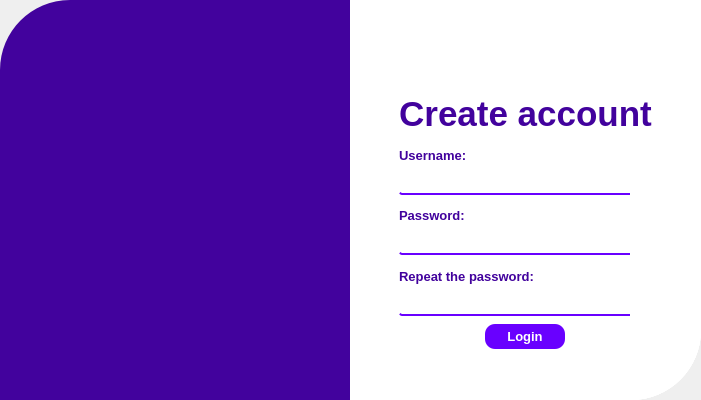
<?xml version="1.0" encoding="UTF-8"?>
<ui version="4.0">
 <class>LoginWindow</class>
 <widget class="QMainWindow" name="LoginWindow">
  <property name="geometry">
   <rect>
    <x>0</x>
    <y>0</y>
    <width>700</width>
    <height>400</height>
   </rect>
  </property>
  <property name="windowTitle">
   <string>MainWindow</string>
  </property>
  <property name="styleSheet">
   <string notr="true">QLineEdit{
	border:none;
	border-bottom: 2px solid rgb(105, 0, 255);
	border-radius: 3px;
}</string>
  </property>
  <widget class="QWidget" name="centralwidget">
   <property name="styleSheet">
    <string notr="true">background-color: transparent;
</string>
   </property>
   <layout class="QGridLayout" name="gridLayout">
    <property name="leftMargin">
     <number>0</number>
    </property>
    <property name="topMargin">
     <number>0</number>
    </property>
    <property name="rightMargin">
     <number>0</number>
    </property>
    <property name="bottomMargin">
     <number>0</number>
    </property>
    <property name="spacing">
     <number>0</number>
    </property>
    <item row="0" column="0" rowspan="2">
     <widget class="QWidget" name="widget" native="true">
      <property name="minimumSize">
       <size>
        <width>350</width>
        <height>0</height>
       </size>
      </property>
      <property name="maximumSize">
       <size>
        <width>350</width>
        <height>16777215</height>
       </size>
      </property>
      <property name="styleSheet">
       <string notr="true">background-color: rgb(66, 2, 157);
border-top-left-radius: 70px;</string>
      </property>
      <layout class="QGridLayout" name="gridLayout_3">
       <property name="leftMargin">
        <number>0</number>
       </property>
       <property name="topMargin">
        <number>0</number>
       </property>
       <property name="rightMargin">
        <number>0</number>
       </property>
       <property name="bottomMargin">
        <number>0</number>
       </property>
       <property name="spacing">
        <number>0</number>
       </property>
       <item row="0" column="1">
        <spacer name="verticalSpacer_4">
         <property name="orientation">
          <enum>Qt::Vertical</enum>
         </property>
         <property name="sizeHint" stdset="0">
          <size>
           <width>20</width>
           <height>40</height>
          </size>
         </property>
        </spacer>
       </item>
       <item row="2" column="1">
        <spacer name="verticalSpacer_3">
         <property name="orientation">
          <enum>Qt::Vertical</enum>
         </property>
         <property name="sizeHint" stdset="0">
          <size>
           <width>20</width>
           <height>40</height>
          </size>
         </property>
        </spacer>
       </item>
       <item row="1" column="0">
        <spacer name="horizontalSpacer_3">
         <property name="orientation">
          <enum>Qt::Horizontal</enum>
         </property>
         <property name="sizeHint" stdset="0">
          <size>
           <width>40</width>
           <height>20</height>
          </size>
         </property>
        </spacer>
       </item>
       <item row="1" column="1">
        <widget class="QLabel" name="label">
         <property name="minimumSize">
          <size>
           <width>0</width>
           <height>0</height>
          </size>
         </property>
         <property name="text">
          <string/>
         </property>
         <property name="pixmap">
          <pixmap resource="../static/resources_1.qrc">:/image/images/racoon.gif</pixmap>
         </property>
         <property name="alignment">
          <set>Qt::AlignCenter</set>
         </property>
        </widget>
       </item>
       <item row="1" column="2">
        <spacer name="horizontalSpacer_4">
         <property name="orientation">
          <enum>Qt::Horizontal</enum>
         </property>
         <property name="sizeHint" stdset="0">
          <size>
           <width>40</width>
           <height>20</height>
          </size>
         </property>
        </spacer>
       </item>
      </layout>
     </widget>
    </item>
    <item row="0" column="1">
     <widget class="QWidget" name="widget_2" native="true">
      <property name="styleSheet">
       <string notr="true">background-color: rgb(255, 255, 255);
border-bottom-right-radius: 70px;</string>
      </property>
      <layout class="QGridLayout" name="gridLayout_2">
       <property name="leftMargin">
        <number>0</number>
       </property>
       <property name="topMargin">
        <number>6</number>
       </property>
       <property name="rightMargin">
        <number>0</number>
       </property>
       <property name="bottomMargin">
        <number>0</number>
       </property>
       <property name="spacing">
        <number>0</number>
       </property>
       <item row="1" column="0">
        <widget class="QWidget" name="widget_4" native="true">
         <layout class="QGridLayout" name="gridLayout_6">
          <property name="leftMargin">
           <number>0</number>
          </property>
          <property name="topMargin">
           <number>0</number>
          </property>
          <property name="rightMargin">
           <number>0</number>
          </property>
          <property name="bottomMargin">
           <number>0</number>
          </property>
          <property name="spacing">
           <number>0</number>
          </property>
          <item row="0" column="0">
           <widget class="QStackedWidget" name="stackedWidget">
            <property name="styleSheet">
             <string notr="true">
background-color: rgb(255, 255, 255);</string>
            </property>
            <property name="lineWidth">
             <number>0</number>
            </property>
            <property name="currentIndex">
             <number>1</number>
            </property>
            <widget class="QWidget" name="sign_up_Page">
             <layout class="QGridLayout" name="gridLayout_5">
              <property name="leftMargin">
               <number>0</number>
              </property>
              <property name="topMargin">
               <number>0</number>
              </property>
              <property name="rightMargin">
               <number>0</number>
              </property>
              <property name="bottomMargin">
               <number>0</number>
              </property>
              <property name="horizontalSpacing">
               <number>0</number>
              </property>
              <item row="1" column="0">
               <spacer name="horizontalSpacer">
                <property name="orientation">
                 <enum>Qt::Horizontal</enum>
                </property>
                <property name="sizeType">
                 <enum>QSizePolicy::Fixed</enum>
                </property>
                <property name="sizeHint" stdset="0">
                 <size>
                  <width>40</width>
                  <height>20</height>
                 </size>
                </property>
               </spacer>
              </item>
              <item row="0" column="1">
               <spacer name="verticalSpacer_2">
                <property name="orientation">
                 <enum>Qt::Vertical</enum>
                </property>
                <property name="sizeType">
                 <enum>QSizePolicy::Fixed</enum>
                </property>
                <property name="sizeHint" stdset="0">
                 <size>
                  <width>20</width>
                  <height>30</height>
                 </size>
                </property>
               </spacer>
              </item>
              <item row="1" column="5">
               <spacer name="horizontalSpacer_2">
                <property name="orientation">
                 <enum>Qt::Horizontal</enum>
                </property>
                <property name="sizeType">
                 <enum>QSizePolicy::Fixed</enum>
                </property>
                <property name="sizeHint" stdset="0">
                 <size>
                  <width>40</width>
                  <height>20</height>
                 </size>
                </property>
               </spacer>
              </item>
              <item row="2" column="1">
               <spacer name="verticalSpacer">
                <property name="orientation">
                 <enum>Qt::Vertical</enum>
                </property>
                <property name="sizeType">
                 <enum>QSizePolicy::Fixed</enum>
                </property>
                <property name="sizeHint" stdset="0">
                 <size>
                  <width>20</width>
                  <height>40</height>
                 </size>
                </property>
               </spacer>
              </item>
              <item row="1" column="1" colspan="2">
               <widget class="QWidget" name="widget_3" native="true">
                <property name="styleSheet">
                 <string notr="true">color: rgb(66, 2, 157);</string>
                </property>
                <layout class="QGridLayout" name="gridLayout_4">
                 <item row="0" column="0" colspan="2">
                  <widget class="QLabel" name="logo_Label">
                   <property name="text">
                    <string/>
                   </property>
                   <property name="pixmap">
                    <pixmap resource="../static/resources_1.qrc">:/image/images/logo_login.png</pixmap>
                   </property>
                   <property name="alignment">
                    <set>Qt::AlignCenter</set>
                   </property>
                  </widget>
                 </item>
                 <item row="5" column="0" colspan="2">
                  <widget class="QLabel" name="label_5">
                   <property name="font">
                    <font>
                     <family>Arial</family>
                     <pointsize>10</pointsize>
                     <weight>75</weight>
                     <bold>true</bold>
                    </font>
                   </property>
                   <property name="text">
                    <string>Password:</string>
                   </property>
                  </widget>
                 </item>
                 <item row="1" column="0" colspan="2">
                  <widget class="QLabel" name="welcome_Label">
                   <property name="font">
                    <font>
                     <family>Arial</family>
                     <pointsize>30</pointsize>
                     <weight>75</weight>
                     <bold>true</bold>
                    </font>
                   </property>
                   <property name="text">
                    <string>Welcome</string>
                   </property>
                   <property name="alignment">
                    <set>Qt::AlignCenter</set>
                   </property>
                  </widget>
                 </item>
                 <item row="2" column="0" colspan="2">
                  <widget class="QLabel" name="user_Label">
                   <property name="font">
                    <font>
                     <family>Arial</family>
                     <pointsize>10</pointsize>
                     <weight>75</weight>
                     <bold>true</bold>
                    </font>
                   </property>
                   <property name="text">
                    <string>Username:</string>
                   </property>
                  </widget>
                 </item>
                 <item row="9" column="0" colspan="2">
                  <widget class="QPushButton" name="create_account_Button">
                   <property name="font">
                    <font>
                     <family>Arial</family>
                     <pointsize>8</pointsize>
                     <weight>75</weight>
                     <bold>true</bold>
                     <underline>true</underline>
                    </font>
                   </property>
                   <property name="styleSheet">
                    <string notr="true">color: rgb(130, 149, 33);
background-color: rgb(240, 240, 240);
background-color: transparent;
</string>
                   </property>
                   <property name="text">
                    <string>Create account</string>
                   </property>
                  </widget>
                 </item>
                 <item row="4" column="0">
                  <widget class="QLineEdit" name="user_Line">
                   <property name="font">
                    <font>
                     <family>Arial</family>
                     <pointsize>10</pointsize>
                     <weight>75</weight>
                     <bold>true</bold>
                    </font>
                   </property>
                  </widget>
                 </item>
                 <item row="6" column="0">
                  <widget class="QLineEdit" name="password_Line">
                   <property name="font">
                    <font>
                     <family>Arial</family>
                     <pointsize>10</pointsize>
                     <weight>75</weight>
                     <bold>true</bold>
                    </font>
                   </property>
                   <property name="echoMode">
                    <enum>QLineEdit::Password</enum>
                   </property>
                  </widget>
                 </item>
                 <item row="6" column="1">
                  <widget class="QPushButton" name="vision_pass_Buttom">
                   <property name="maximumSize">
                    <size>
                     <width>16</width>
                     <height>16</height>
                    </size>
                   </property>
                   <property name="styleSheet">
                    <string notr="true">border:none;</string>
                   </property>
                   <property name="text">
                    <string/>
                   </property>
                   <property name="icon">
                    <iconset resource="../static/resources_1.qrc">
                     <normaloff>:/icons/icon/eye (1).svg</normaloff>:/icons/icon/eye (1).svg</iconset>
                   </property>
                  </widget>
                 </item>
                 <item row="7" column="0" colspan="2" alignment="Qt::AlignHCenter|Qt::AlignVCenter">
                  <widget class="QPushButton" name="sign_up_Buttom">
                   <property name="minimumSize">
                    <size>
                     <width>80</width>
                     <height>25</height>
                    </size>
                   </property>
                   <property name="maximumSize">
                    <size>
                     <width>60</width>
                     <height>16777215</height>
                    </size>
                   </property>
                   <property name="font">
                    <font>
                     <family>Arial</family>
                     <pointsize>10</pointsize>
                     <weight>75</weight>
                     <bold>true</bold>
                    </font>
                   </property>
                   <property name="styleSheet">
                    <string notr="true">border-radius: 10px;
color: rgb(255, 255, 255);
background-color: rgb(105, 0, 255);

</string>
                   </property>
                   <property name="text">
                    <string>Sign Up</string>
                   </property>
                   <property name="checkable">
                    <bool>true</bool>
                   </property>
                  </widget>
                 </item>
                 <item row="8" column="0">
                  <widget class="QLabel" name="message_Label">
                   <property name="enabled">
                    <bool>true</bool>
                   </property>
                   <property name="font">
                    <font>
                     <family>Arial</family>
                     <weight>75</weight>
                     <bold>true</bold>
                    </font>
                   </property>
                   <property name="styleSheet">
                    <string notr="true">color: rgb(170, 0, 0);</string>
                   </property>
                   <property name="text">
                    <string>Login or password is incorrect!</string>
                   </property>
                  </widget>
                 </item>
                </layout>
               </widget>
              </item>
             </layout>
            </widget>
            <widget class="QWidget" name="login_Page">
             <layout class="QGridLayout" name="gridLayout_8">
              <property name="leftMargin">
               <number>0</number>
              </property>
              <property name="topMargin">
               <number>0</number>
              </property>
              <property name="rightMargin">
               <number>0</number>
              </property>
              <property name="bottomMargin">
               <number>0</number>
              </property>
              <property name="spacing">
               <number>0</number>
              </property>
              <item row="0" column="1">
               <spacer name="verticalSpacer_5">
                <property name="orientation">
                 <enum>Qt::Vertical</enum>
                </property>
                <property name="sizeType">
                 <enum>QSizePolicy::Fixed</enum>
                </property>
                <property name="sizeHint" stdset="0">
                 <size>
                  <width>20</width>
                  <height>30</height>
                 </size>
                </property>
               </spacer>
              </item>
              <item row="1" column="0">
               <spacer name="horizontalSpacer_5">
                <property name="orientation">
                 <enum>Qt::Horizontal</enum>
                </property>
                <property name="sizeType">
                 <enum>QSizePolicy::Fixed</enum>
                </property>
                <property name="sizeHint" stdset="0">
                 <size>
                  <width>40</width>
                  <height>20</height>
                 </size>
                </property>
               </spacer>
              </item>
              <item row="1" column="1">
               <widget class="QWidget" name="widget_5" native="true">
                <property name="styleSheet">
                 <string notr="true">color: rgb(66, 2, 157);</string>
                </property>
                <layout class="QGridLayout" name="gridLayout_7">
                 <item row="0" column="0" colspan="2">
                  <widget class="QLabel" name="logo_Label_2">
                   <property name="text">
                    <string/>
                   </property>
                   <property name="pixmap">
                    <pixmap resource="../static/resources_1.qrc">:/image/images/logo_login.png</pixmap>
                   </property>
                   <property name="alignment">
                    <set>Qt::AlignCenter</set>
                   </property>
                  </widget>
                 </item>
                 <item row="5" column="0" colspan="2">
                  <widget class="QLabel" name="label_8">
                   <property name="font">
                    <font>
                     <family>Arial</family>
                     <pointsize>10</pointsize>
                     <weight>75</weight>
                     <bold>true</bold>
                    </font>
                   </property>
                   <property name="text">
                    <string>Password:</string>
                   </property>
                  </widget>
                 </item>
                 <item row="9" column="0" colspan="2" alignment="Qt::AlignHCenter|Qt::AlignVCenter">
                  <widget class="QPushButton" name="pushButton_7">
                   <property name="minimumSize">
                    <size>
                     <width>80</width>
                     <height>25</height>
                    </size>
                   </property>
                   <property name="maximumSize">
                    <size>
                     <width>60</width>
                     <height>16777215</height>
                    </size>
                   </property>
                   <property name="font">
                    <font>
                     <family>Arial</family>
                     <pointsize>10</pointsize>
                     <weight>75</weight>
                     <bold>true</bold>
                    </font>
                   </property>
                   <property name="styleSheet">
                    <string notr="true">border-radius: 10px;
color: rgb(255, 255, 255);
background-color: rgb(105, 0, 255);

</string>
                   </property>
                   <property name="text">
                    <string>Login</string>
                   </property>
                  </widget>
                 </item>
                 <item row="4" column="0">
                  <widget class="QLineEdit" name="new_user_Line">
                   <property name="font">
                    <font>
                     <family>Arial</family>
                     <pointsize>10</pointsize>
                     <weight>75</weight>
                     <bold>true</bold>
                    </font>
                   </property>
                  </widget>
                 </item>
                 <item row="6" column="0">
                  <widget class="QLineEdit" name="new_psw_Line">
                   <property name="font">
                    <font>
                     <family>Arial</family>
                     <pointsize>10</pointsize>
                     <weight>75</weight>
                     <bold>true</bold>
                    </font>
                   </property>
                   <property name="echoMode">
                    <enum>QLineEdit::Password</enum>
                   </property>
                  </widget>
                 </item>
                 <item row="7" column="0">
                  <widget class="QLabel" name="repeat_psw_Label">
                   <property name="font">
                    <font>
                     <family>Arial</family>
                     <pointsize>10</pointsize>
                     <weight>75</weight>
                     <bold>true</bold>
                    </font>
                   </property>
                   <property name="text">
                    <string>Repeat the password:</string>
                   </property>
                  </widget>
                 </item>
                 <item row="1" column="0" colspan="2">
                  <widget class="QLabel" name="welcome_Label_2">
                   <property name="font">
                    <font>
                     <family>Arial</family>
                     <pointsize>26</pointsize>
                     <weight>75</weight>
                     <bold>true</bold>
                    </font>
                   </property>
                   <property name="text">
                    <string>Create account</string>
                   </property>
                   <property name="alignment">
                    <set>Qt::AlignCenter</set>
                   </property>
                  </widget>
                 </item>
                 <item row="2" column="0" colspan="2">
                  <widget class="QLabel" name="user_Label_2">
                   <property name="font">
                    <font>
                     <family>Arial</family>
                     <pointsize>10</pointsize>
                     <weight>75</weight>
                     <bold>true</bold>
                    </font>
                   </property>
                   <property name="text">
                    <string>Username:</string>
                   </property>
                  </widget>
                 </item>
                 <item row="8" column="0">
                  <widget class="QLineEdit" name="repeat_new_psw_Line">
                   <property name="font">
                    <font>
                     <family>Arial</family>
                     <pointsize>10</pointsize>
                     <weight>75</weight>
                     <bold>true</bold>
                    </font>
                   </property>
                   <property name="echoMode">
                    <enum>QLineEdit::Password</enum>
                   </property>
                  </widget>
                 </item>
                 <item row="6" column="1">
                  <widget class="QPushButton" name="vision_new_psw_Buttom">
                   <property name="maximumSize">
                    <size>
                     <width>16</width>
                     <height>16</height>
                    </size>
                   </property>
                   <property name="styleSheet">
                    <string notr="true">border:none;</string>
                   </property>
                   <property name="text">
                    <string/>
                   </property>
                   <property name="icon">
                    <iconset resource="../static/resources_1.qrc">
                     <normaloff>:/icons/icon/eye (1).svg</normaloff>:/icons/icon/eye (1).svg</iconset>
                   </property>
                  </widget>
                 </item>
                </layout>
               </widget>
              </item>
              <item row="1" column="2">
               <spacer name="horizontalSpacer_6">
                <property name="orientation">
                 <enum>Qt::Horizontal</enum>
                </property>
                <property name="sizeType">
                 <enum>QSizePolicy::Fixed</enum>
                </property>
                <property name="sizeHint" stdset="0">
                 <size>
                  <width>40</width>
                  <height>20</height>
                 </size>
                </property>
               </spacer>
              </item>
              <item row="2" column="1">
               <spacer name="verticalSpacer_6">
                <property name="orientation">
                 <enum>Qt::Vertical</enum>
                </property>
                <property name="sizeType">
                 <enum>QSizePolicy::Fixed</enum>
                </property>
                <property name="sizeHint" stdset="0">
                 <size>
                  <width>20</width>
                  <height>40</height>
                 </size>
                </property>
               </spacer>
              </item>
              <item row="0" column="0">
               <widget class="QPushButton" name="back_Button">
                <property name="text">
                 <string/>
                </property>
                <property name="icon">
                 <iconset resource="../static/resources_1.qrc">
                  <normaloff>:/icons/icon/left.svg</normaloff>:/icons/icon/left.svg</iconset>
                </property>
                <property name="iconSize">
                 <size>
                  <width>24</width>
                  <height>24</height>
                 </size>
                </property>
               </widget>
              </item>
             </layout>
            </widget>
           </widget>
          </item>
         </layout>
        </widget>
       </item>
       <item row="0" column="0" alignment="Qt::AlignRight">
        <widget class="QPushButton" name="closeButton">
         <property name="styleSheet">
          <string notr="true">background-color: transparent;</string>
         </property>
         <property name="text">
          <string/>
         </property>
         <property name="icon">
          <iconset resource="../static/resources_1.qrc">
           <normaloff>:/icons/icon/x-circle 2.svg</normaloff>:/icons/icon/x-circle 2.svg</iconset>
         </property>
        </widget>
       </item>
      </layout>
     </widget>
    </item>
   </layout>
  </widget>
 </widget>
 <resources>
  <include location="../static/resources_1.qrc"/>
 </resources>
 <connections>
  <connection>
   <sender>create_account_Button</sender>
   <signal>toggled(bool)</signal>
   <receiver>create_account_Button</receiver>
   <slot>setChecked(bool)</slot>
   <hints>
    <hint type="sourcelabel">
     <x>650</x>
     <y>344</y>
    </hint>
    <hint type="destinationlabel">
     <x>650</x>
     <y>344</y>
    </hint>
   </hints>
  </connection>
  <connection>
   <sender>back_Button</sender>
   <signal>toggled(bool)</signal>
   <receiver>back_Button</receiver>
   <slot>setChecked(bool)</slot>
   <hints>
    <hint type="sourcelabel">
     <x>374</x>
     <y>35</y>
    </hint>
    <hint type="destinationlabel">
     <x>381</x>
     <y>41</y>
    </hint>
   </hints>
  </connection>
 </connections>
</ui>
